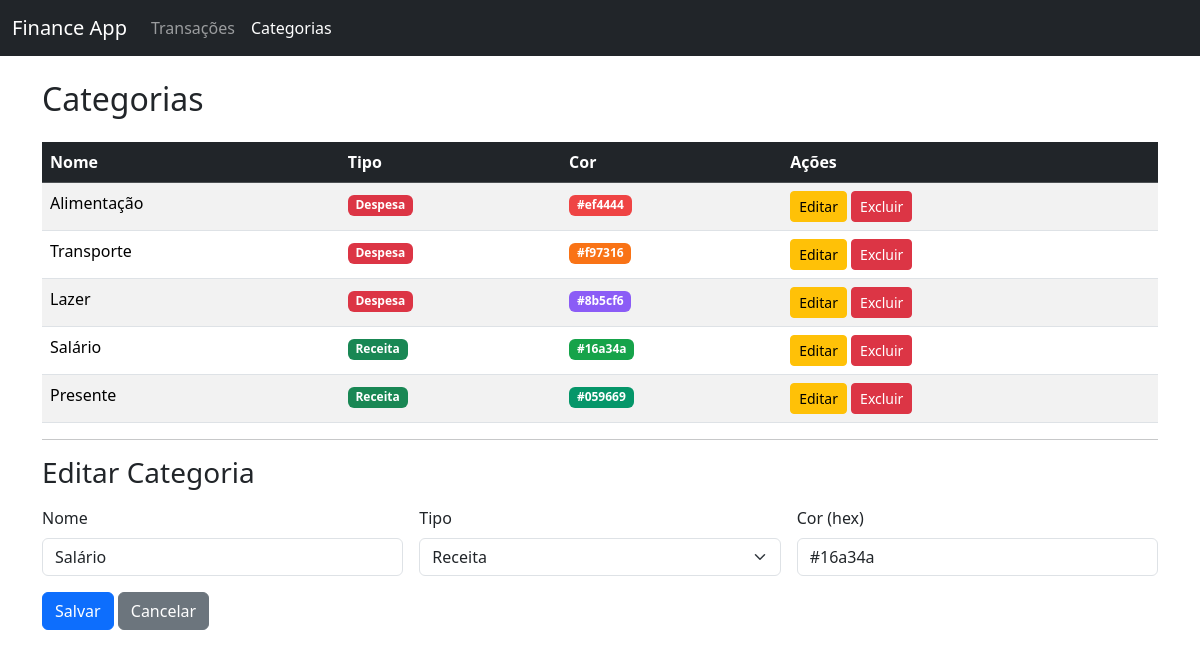
The page /categories/1/edit on the database its author committed.
### models.py (models this page shows)
class Category(db.Model):
    __tablename__ = 'category'
    id = db.Column(db.Integer, primary_key=True)
    name = db.Column(db.String, nullable=False)
    type = db.Column(db.String, nullable=False)  # 'income' ou 'expense'
    color = db.Column(db.String, nullable=False)

### app.py (the view, shortened to what this page needs)
    @app.route('/categories/<int:id>/edit', methods=['GET','POST'])
    def edit_category(id):
        c = Category.query.get_or_404(id)
        form = CategoryForm(obj=c)
        categories = Category.query.order_by(Category.type).all()
        return render_template('categories.html', categories=categories, form=form, edit_id=c.id)

### forms.py
class CategoryForm(FlaskForm):
    name = StringField('Nome', validators=[DataRequired()])
    type = SelectField('Tipo', choices=[
        ('income', 'Receita'),
        ('expense', 'Despesa')
    ], validators=[DataRequired()])
    color = StringField('Cor (hex)', validators=[DataRequired()])
    submit = SubmitField('Salvar')

### Templates/categories.html (shortened to what this page needs)
{% extends "base.html" %}
{% block content %}
<h2 class="mb-4">Categorias</h2>
<table class="table table-striped table-hover">
  <thead class="table-dark">
    <tr>
      <th>Nome</th>
      <th>Tipo</th>
      <th>Cor</th>
      <th>Ações</th>
    </tr>
  </thead>
  <tbody>
    {% for c in categories %}
    <tr>
      <td>{{ c.name }}</td>
      <td>
        {% if c.type == 'income' %}
          <span class="badge bg-success">Receita</span>
        {% else %}
          <span class="badge bg-danger">Despesa</span>
        {% endif %}
      </td>
      <td>
        <span class="badge" style="background-color: {{ c.color|default('#6c757d') }}">
          {{ c.color|default('') }}
        </span>
      </td>
      <td>
        <a href="{{ url_for('edit_category', id=c.id) }}" class="btn btn-sm btn-warning">Editar</a>
        <form action="{{ url_for('delete_category', id=c.id) }}" method="post" style="display:inline;">
          <button type="submit" class="btn btn-sm btn-danger" onclick="return confirm('Excluir esta categoria?')">Excluir</button>
        </form>
      </td>
    </tr>
    {% endfor %}
  </tbody>
</table>
<hr>
<h3 class="mb-3">{% if edit_id %}Editar Categoria{% else %}Nova Categoria{% endif %}</h3>
<form method="post" class="row g-3">
  <div class="col-md-4">
    {{ form.name.label(class="form-label") }}
    {{ form.name(class="form-control") }}
  </div>
  <div class="col-md-4">
    {{ form.type.label(class="form-label") }}
    {{ form.type(class="form-select") }}
  </div>
  <div class="col-md-4">
    {{ form.color.label(class="form-label") }}
    {{ form.color(class="form-control") }}
  </div>
  <div class="col-12">
    {{ form.submit(class="btn btn-primary") }}
    <a href="{{ url_for('categories_view') }}" class="btn btn-secondary">Cancelar</a>
  </div>
</form>
{% endblock %}

### rows shown on the page
Category: name "Alimentação", type "Despesa", color "#ef4444"
Category: name "Transporte", type "Despesa", color "#f97316"
Category: name "Lazer", type "Despesa", color "#8b5cf6"
Category: name "Salário", shows "Receita", color "#16a34a", type "Receita"
Category: name "Presente", type "Receita", color "#059669"
